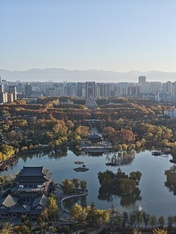
#> input picture cv1-朱恩泽/photo_city.jpg, 176 x 234 px, shrunk from 360 x 480 before the run
$ python homework.py
#> lines starting #> are read from the running program, lines starting #| are printed output that depends on the picture
#> in main, image is the input picture: shape (234, 176, 3); mean R, G, B 119.8, 127.8, 135.4
from __future__ import annotations

import argparse
from pathlib import Path

import cv2
import matplotlib

matplotlib.use("Agg")
import matplotlib.pyplot as plt
import numpy as np
from PIL import Image


DEFAULT_CONFIGS = [(5, 1.0), (11, 2.0), (21, 4.0)]


def gaussian_kernel(size: int, sigma: float) -> np.ndarray:
    """Sample the 2D Gaussian formula and normalize the finite kernel."""
    if size < 1 or size % 2 != 1 or sigma <= 0:
        raise ValueError("size must be a positive odd integer; sigma must be positive")
    coordinates = np.arange(size, dtype=np.float64) - size // 2
    x, y = np.meshgrid(coordinates, coordinates)
    kernel = np.exp(-(x * x + y * y) / (2.0 * sigma * sigma))
    return kernel / kernel.sum()


def opencv_kernel(size: int, sigma: float) -> np.ndarray:
    """OpenCV is used here solely to make the reference kernel."""
    one_dimensional = cv2.getGaussianKernel(size, sigma)
    return one_dimensional @ one_dimensional.T


def _reflect101_indices(length: int, before: int, after: int) -> np.ndarray:
    positions = np.arange(-before, length + after)
    if length == 1:
        return np.zeros_like(positions)
    period = 2 * (length - 1)
    positions %= period
    return np.where(positions < length, positions, period - positions)


def manual_pad(
    image: np.ndarray, amount: int, mode: str = "reflect", value: int = 0
) -> np.ndarray:
    """Pad an HxW or HxWxC array without NumPy/OpenCV padding functions.

    reflect means mirror around the edge pixel (OpenCV REFLECT_101 semantics).
    """
    if amount < 0:
        raise ValueError("padding amount must be nonnegative")
    if image.ndim not in (2, 3) or not image.size:
        raise ValueError("image must be a nonempty 2D or 3D array")
    height, width = image.shape[:2]
    if mode == "constant":
        shape = (height + 2 * amount, width + 2 * amount) + image.shape[2:]
        padded = np.full(shape, value, dtype=image.dtype)
        padded[amount : amount + height, amount : amount + width] = image
        return padded
    if mode == "reflect":
        rows = _reflect101_indices(height, amount, amount)
        columns = _reflect101_indices(width, amount, amount)
        return image[rows[:, None], columns[None, :]]
    raise ValueError("mode must be 'constant' or 'reflect'")


def manual_filter(image: np.ndarray, kernel: np.ndarray) -> np.ndarray:
    """Compute each shifted, weighted image slice; no library filter call."""
    if kernel.ndim != 2 or kernel.shape[0] != kernel.shape[1] or kernel.shape[0] % 2 != 1:
        raise ValueError("kernel must be a square array with odd width")
    radius = kernel.shape[0] // 2
    source = image.astype(np.float64)
    padded = manual_pad(source, radius, "reflect")
    height, width = image.shape[:2]
    result = np.zeros_like(source)
    for row in range(kernel.shape[0]):
        for column in range(kernel.shape[1]):
            result += kernel[row, column] * padded[row : row + height, column : column + width]
    return np.clip(np.rint(result), 0, 255).astype(np.uint8)


def parse_config(value: str) -> tuple[int, float]:
    try:
        size_text, sigma_text = value.split(":", 1)
        size, sigma = int(size_text), float(sigma_text)
        gaussian_kernel(size, sigma)
        return size, sigma
    except (ValueError, OverflowError) as exc:
        raise argparse.ArgumentTypeError("use SIZE:SIGMA, e.g. 11:2; SIZE must be odd") from exc


def save_kernel_chart(configs: list[tuple[int, float]], output: Path) -> None:
    fig, axes = plt.subplots(len(configs), 3, figsize=(11, 3.5 * len(configs)), squeeze=False)
    for row, (size, sigma) in enumerate(configs):
        manual = gaussian_kernel(size, sigma)
        reference = opencv_kernel(size, sigma)
        difference = np.abs(manual - reference)
        shared_max = max(manual.max(), reference.max())
        for column, (data, title) in enumerate(
            [(manual, "Manual 2D Gaussian"), (reference, "OpenCV reference"), (difference, "Absolute difference")]
        ):
            ax = axes[row, column]
            ax.imshow(data, cmap="viridis", vmin=0, vmax=shared_max)
            detail = f"max={difference.max():.1e}" if column == 2 else f"{size}x{size}, sigma={sigma:g}"
            ax.set_title(f"{title}\n{detail}")
            ax.set_xticks([])
            ax.set_yticks([])
        print(f"{size}x{size}, sigma={sigma:g}: sum={manual.sum():.12f}, max error={difference.max():.3e}")
    fig.tight_layout()
    fig.savefig(output, dpi=160)
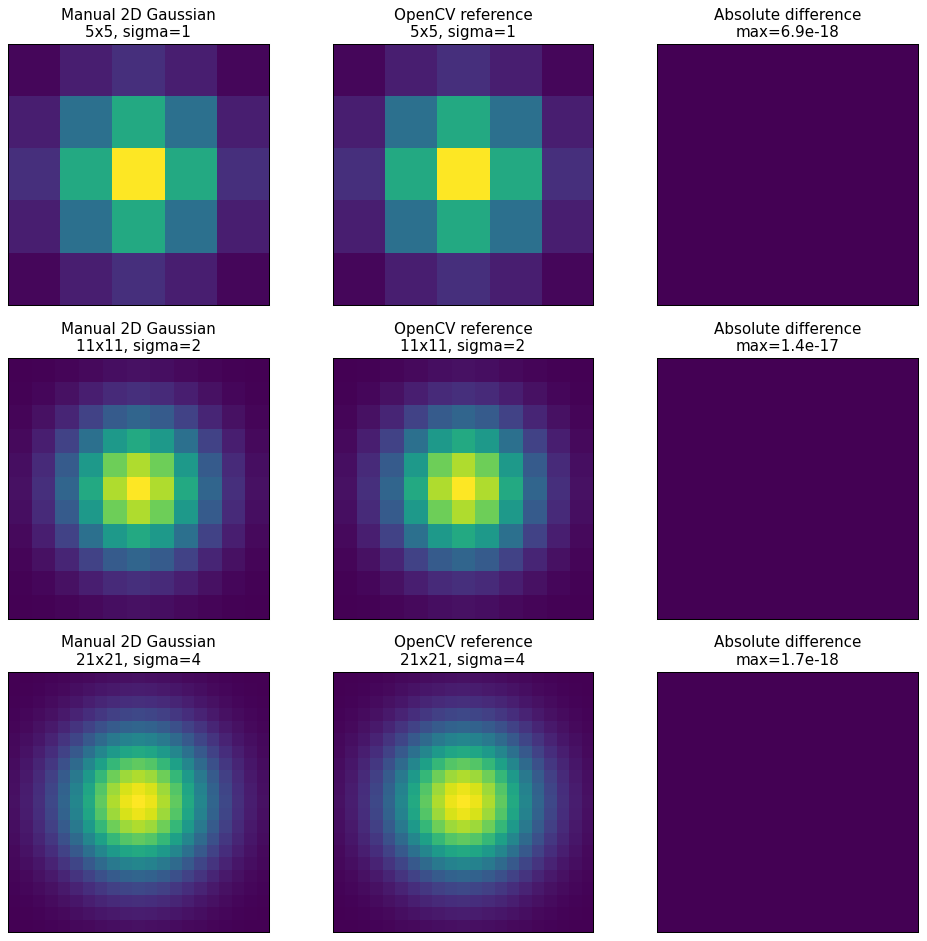
#> figure drawn by matplotlib, 9 panels
    plt.close(fig)


def save_blur_chart(image: np.ndarray, configs: list[tuple[int, float]], output: Path) -> None:
    images = [(image, "Original")]
    for size, sigma in configs:
        images.append((manual_filter(image, gaussian_kernel(size, sigma)), f"Manual blur: {size}x{size}, sigma={sigma:g}"))
#> this loop made 3 passes
#> pass 1, in manual_filter, `padded = manual_pad(source, radius, "reflect")`:
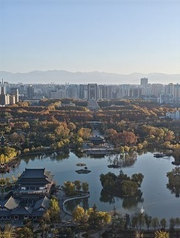
#> padded: shape (238, 180, 3) float64; mean R, G, B 119.6, 127.6, 135.3
#> pass 2, in manual_filter (call 2), `padded = manual_pad(source, radius, "reflect")`:
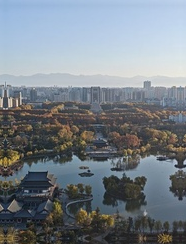
#> padded: shape (244, 186, 3) float64; mean R, G, B 119.5, 127.6, 135.3
#> pass 3, in manual_filter (call 3), `padded = manual_pad(source, radius, "reflect")`:
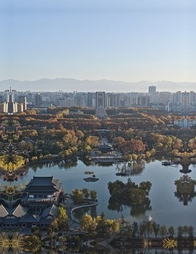
#> padded: shape (254, 196, 3) float64; mean R, G, B 119.6, 127.8, 135.8
#> after the loop, images = 4 items
    columns = 2
    rows = (len(images) + 1) // columns
#> rows = 2
    fig, axes = plt.subplots(rows, columns, figsize=(12, 4.8 * rows), squeeze=False)
    for ax, (data, title) in zip(axes.flat, images):
        ax.imshow(data, cmap="gray" if data.ndim == 2 else None)
        ax.set_title(title)
        ax.axis("off")
#> this loop made 4 passes
#> title on passes 1 to 4: 'Original', 'Manual blur: 5x5, sigma=1', 'Manual blur: 11x11, sigma=2', 'Manual blur: 21x21, sigma=4'
    for ax in list(axes.flat)[len(images) :]:
        ax.axis("off")
#> this loop made 0 passes
    fig.tight_layout()
    fig.savefig(output, dpi=160)
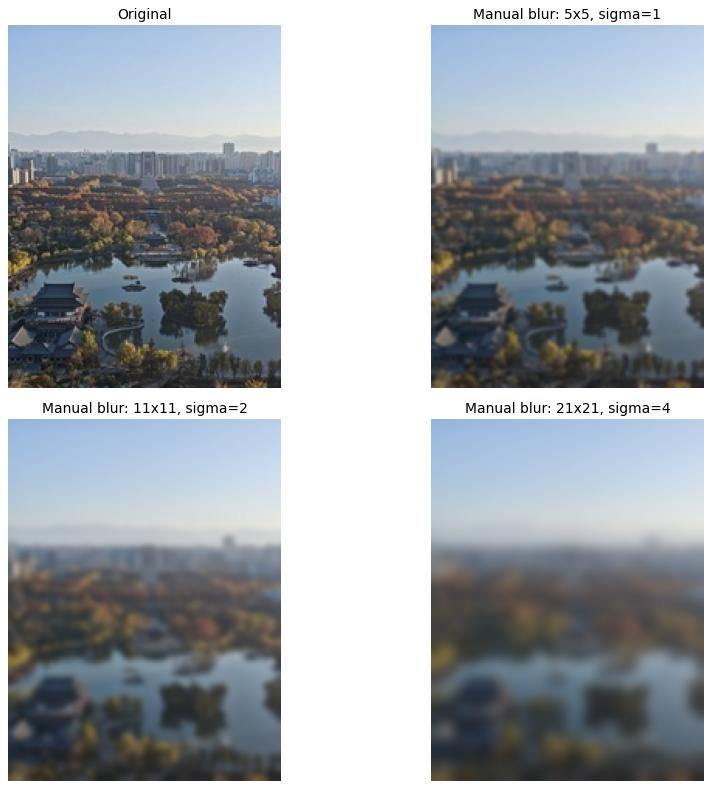
#> figure drawn by matplotlib, 4 panels
    plt.close(fig)


def save_padding_chart(image: np.ndarray, amount: int, output: Path) -> None:
    images = [
        (image, "Original"),
        (manual_pad(image, amount, "constant", 0), f"Constant zero, {amount} px"),
        (manual_pad(image, amount, "reflect"), f"Reflect 101, {amount} px"),
    ]
#> call 4 of manual_pad, with amount = 32, mode = 'constant', value = 0
#> in manual_pad (call 4), `padded[amount : amount + height, amount : amount + width] = image`:
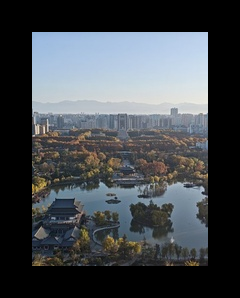
#> padded: shape (298, 240, 3); mean R, G, B 69, 73.6, 78
#> in manual_pad (call 5), `rows = _reflect101_indices(height, amount, amount)`: rows = 298 values, max 233 at index 265, min 0 at index 32, mean 116.5
#> in manual_pad (call 5), `columns = _reflect101_indices(width, amount, amount)`: columns = 240 values, max 175 at index 207, min 0 at index 32, mean 87.5
#> in manual_pad (call 5), `return image[rows[:, None], columns[None, :]]`:
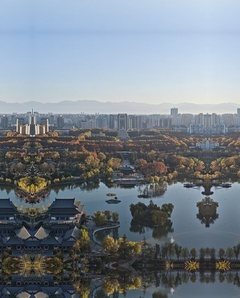
#> returned value: shape (298, 240, 3); mean of channels 0, 1, 2 120.1, 129.4, 138.6; drawn as R, G, B
    fig, axes = plt.subplots(1, 3, figsize=(15, 5))
    for ax, (data, title) in zip(axes, images):
        ax.imshow(data)
        ax.set_title(title)
        ax.axis("off")
#> this loop made 3 passes
#> title on passes 1 to 3: 'Original', 'Constant zero, 32 px', 'Reflect 101, 32 px'
    fig.tight_layout()
    fig.savefig(output, dpi=160)
    plt.close(fig)


def main() -> None:
    parser = argparse.ArgumentParser(description=__doc__)
    parser.add_argument("--image", type=Path, default=Path(__file__).with_name("photo_city.jpg"))
    parser.add_argument("--output", type=Path, default=Path(__file__).with_name("results"))
    parser.add_argument("--config", type=parse_config, action="append", help="repeat SIZE:SIGMA, e.g. --config 5:1")
    parser.add_argument("--padding", type=int, default=32, help="border width in pixels")
    args = parser.parse_args()
    configs = args.config or DEFAULT_CONFIGS
    image = np.asarray(Image.open(args.image).convert("RGB"))
    args.output.mkdir(parents=True, exist_ok=True)
    save_kernel_chart(configs, args.output / "01_gaussian_kernels.png")
    save_blur_chart(image, configs, args.output / "02_manual_blur.png")
    save_padding_chart(image, args.padding, args.output / "03_manual_padding.png")
    print(f"Saved results in {args.output}")


if __name__ == "__main__":
    main()

$ run again, with cv1-朱恩泽/photo_monument.jpg copied over cv1-朱恩泽/photo_city.jpg
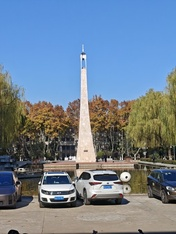
#> input picture cv1-朱恩泽/photo_monument.jpg, 176 x 234 px, shrunk from 360 x 480 before the run
#> in main, image is the input picture: shape (234, 176, 3); mean R, G, B 112.4, 129.8, 148
#> after the loop in save_blur_chart, `for size, sigma in configs:`: images = 4 items
#> in save_blur_chart, `rows = (len(images) + 1) // columns`: rows = 2
#> the loop in save_blur_chart, `for ax, (data, title) in zip(axes.flat, images):` made 4 passes
#> title on passes 1 to 4: 'Original', 'Manual blur: 5x5, sigma=1', 'Manual blur: 11x11, sigma=2', 'Manual blur: 21x21, sigma=4'
#> in manual_pad (call 4), `padded[amount : amount + height, amount : amount + width] = image`:
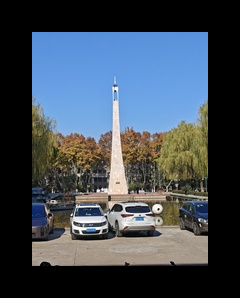
#> padded: shape (298, 240, 3); mean R, G, B 64.7, 74.7, 85.2
#> in manual_pad (call 5), `rows = _reflect101_indices(height, amount, amount)`: rows = 298 values, max 233 at index 265, min 0 at index 32, mean 116.5
#> columns = 240 values, max 175 at index 207, min 0 at index 32, mean 87.5
#> in manual_pad (call 5), `return image[rows[:, None], columns[None, :]]`:
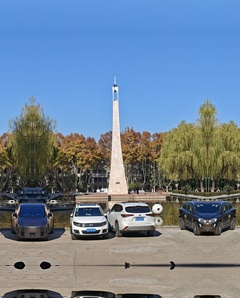
#> returned value: shape (298, 240, 3); mean of channels 0, 1, 2 111.6, 130.3, 150.4; drawn as R, G, B
#> the loop in save_padding_chart, `for ax, (data, title) in zip(axes, images):` made 3 passes
#> title on passes 1 to 3: 'Original', 'Constant zero, 32 px', 'Reflect 101, 32 px'
